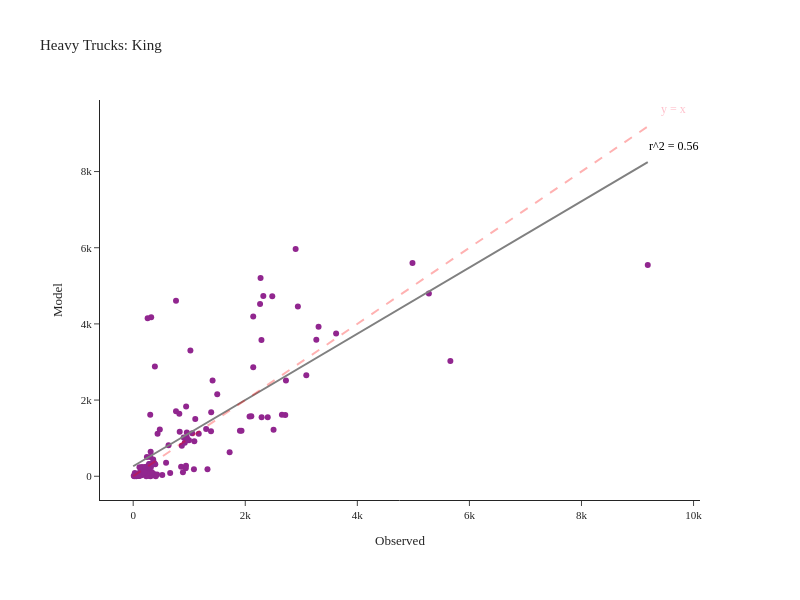

Notebook code for this chart:
### Code cell
fig = create_truck_chart(df_daily_heavy, 'Heavy', 'King')
fig.show()

### Figure 1 — Plotly figure (JSON) as saved in the notebook; plotly's stock layout.template omitted (floating-point values rounded to 4 significant figures; data arrays with more than 128 entries replaced by an {"elided": "..."} marker saying what was removed)
{"data": [{"customdata": {"elided": "132x2 str values"}, "hovertemplate": "Observed=%{x}<br>Model=%{y}<br>location=%{customdata[0]}<br>County=%{customdata[1]}<extra></extra>", "legendgroup": "", "line": {"color": "Grey", "width": 2}, "marker": {"color": "#91268F", "symbol": "circle"}, "mode": "markers", "name": "", "orientation": "v", "showlegend": false, "type": "scatter", "x": {"elided": "132 int values"}, "xaxis": "x", "y": {"elided": "132 int values"}, "yaxis": "y"}, {"hovertemplate": "Observed=%{x}<br>Model=%{y}<extra></extra>", "legendgroup": "", "line": {"color": "Grey", "dash": "solid", "width": 2}, "marker": {"symbol": "circle"}, "mode": "lines", "name": "", "orientation": "v", "showlegend": false, "type": "scatter", "x": [0.0, 92.76, 185.5, 278.3, 371.0, 463.8, 556.5, 649.3, 742.1, 834.8, 927.6, 1020.0, 1113.0, 1206.0, 1299.0, 1391.0, 1484.0, 1577.0, 1670.0, 1762.0, 1855.0, 1948.0, 2041.0, 2133.0, 2226.0, 2319.0, 2412.0, 2504.0, 2597.0, 2690.0, 2783.0, 2875.0, 2968.0, 3061.0, 3154.0, 3247.0, 3339.0, 3432.0, 3525.0, 3618.0, 3710.0, 3803.0, 3896.0, 3989.0, 4081.0, 4174.0, 4267.0, 4360.0, 4452.0, 4545.0, 4638.0, 4731.0, 4823.0, 4916.0, 5009.0, 5102.0, 5194.0, 5287.0, 5380.0, 5473.0, 5565.0, 5658.0, 5751.0, 5844.0, 5936.0, 6029.0, 6122.0, 6215.0, 6308.0, 6400.0, 6493.0, 6586.0, 6679.0, 6771.0, 6864.0, 6957.0, 7050.0, 7142.0, 7235.0, 7328.0, 7421.0, 7513.0, 7606.0, 7699.0, 7792.0, 7884.0, 7977.0, 8070.0, 8163.0, 8255.0, 8348.0, 8441.0, 8534.0, 8626.0, 8719.0, 8812.0, 8905.0, 8997.0, 9090.0, 9183.0], "xaxis": "x", "y": [262.6, 343.3, 423.9, 504.6, 585.3, 665.9, 746.6, 827.3, 908.0, 988.6, 1069.0, 1150.0, 1231.0, 1311.0, 1392.0, 1473.0, 1553.0, 1634.0, 1715.0, 1795.0, 1876.0, 1957.0, 2037.0, 2118.0, 2199.0, 2279.0, 2360.0, 2441.0, 2521.0, 2602.0, 2683.0, 2763.0, 2844.0, 2925.0, 3005.0, 3086.0, 3167.0, 3247.0, 3328.0, 3409.0, 3489.0, 3570.0, 3651.0, 3731.0, 3812.0, 3893.0, 3973.0, 4054.0, 4135.0, 4215.0, 4296.0, 4377.0, 4458.0, 4538.0, 4619.0, 4700.0, 4780.0, 4861.0, 4942.0, 5022.0, 5103.0, 5184.0, 5264.0, 5345.0, 5426.0, 5506.0, 5587.0, 5668.0, 5748.0, 5829.0, 5910.0, 5990.0, 6071.0, 6152.0, 6232.0, 6313.0, 6394.0, 6474.0, 6555.0, 6636.0, 6716.0, 6797.0, 6878.0, 6958.0, 7039.0, 7120.0, 7200.0, 7281.0, 7362.0, 7442.0, 7523.0, 7604.0, 7684.0, 7765.0, 7846.0, 7926.0, 8007.0, 8088.0, 8168.0, 8249.0], "yaxis": "y"}], "layout": {"annotations": [{"align": "right", "font": {"color": "pink", "size": 12}, "showarrow": false, "text": "y = x", "x": 9642.0, "y": 9642.0}, {"align": "right", "font": {"color": "black", "size": 12}, "showarrow": false, "text": "r^2 = 0.56", "x": 9642.0, "y": 8662.0}], "height": 600, "legend": {"tracegroupgap": 0}, "margin": {"b": 100, "l": 100, "r": 100, "t": 100}, "shapes": [{"line": {"color": "Red", "dash": "dash", "width": 2}, "type": "line", "x0": 0, "x1": 9183, "y0": 0, "y1": 9183}], "title": {"text": "Heavy Trucks: King"}, "width": 800, "xaxis": {"anchor": "y", "domain": [0.0, 1.0], "title": {"text": "Observed"}}, "yaxis": {"anchor": "x", "domain": [0.0, 1.0], "title": {"text": "Model"}}}}
